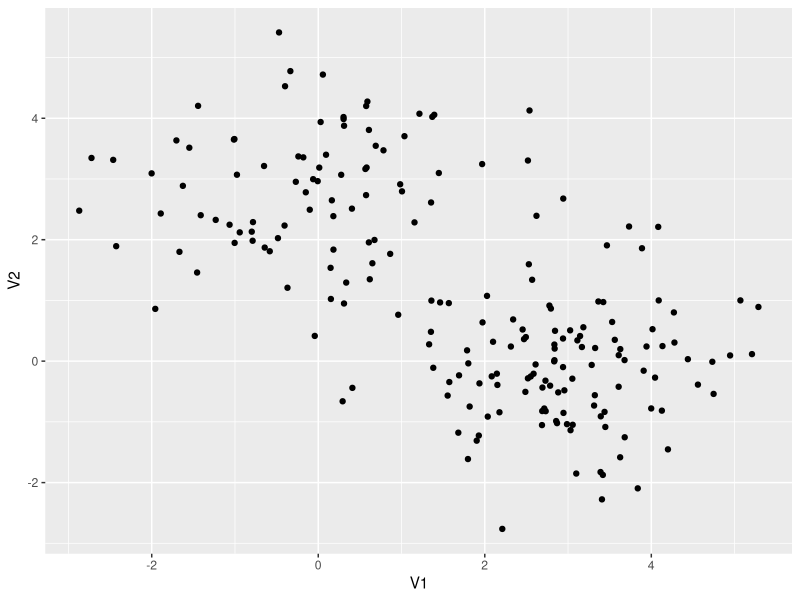
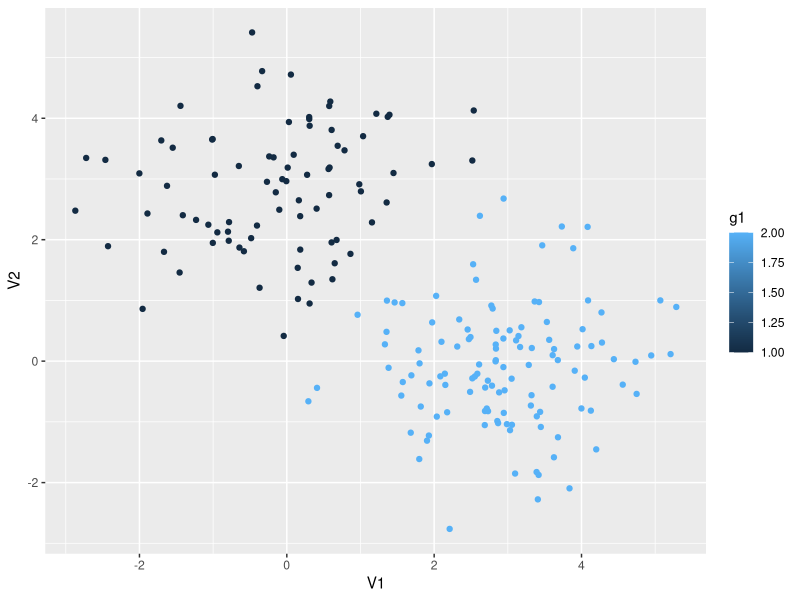
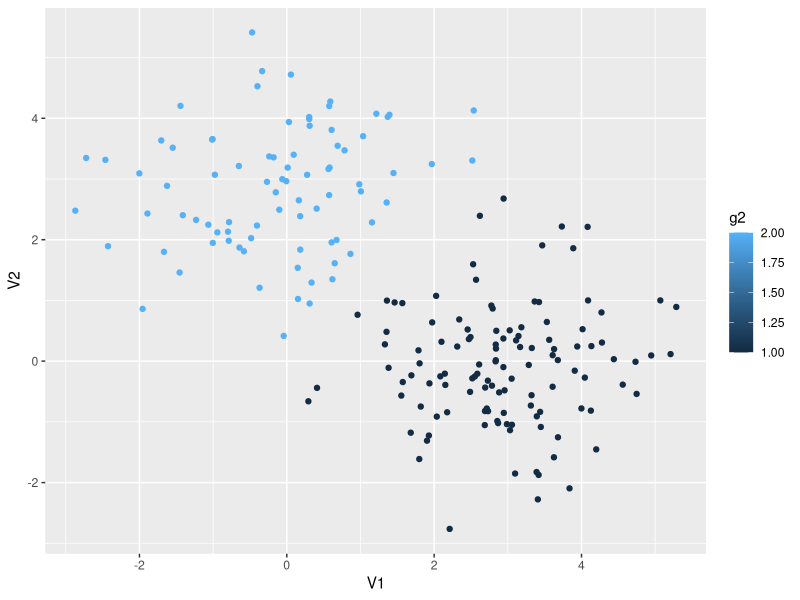

Source code (R) for these figures, in order:
## ---- chunk 1
knitr::opts_chunk$set(echo = TRUE)
## ---- chunk 2
library(mvtnorm)
s1 <- rmvnorm(120, c(3,0), diag(1, 2))
s2 <- rmvnorm(80, c(0,3), diag(1, 2))
ss <- as.data.frame(rbind(s1, s2))

library(ggplot2)
ggplot(ss, aes(V1, V2)) +
geom_point()

g1 <- kmeans(ss, 2)
library(cluster)
g2 <- pam(ss, 2)

ss$g1 <- g1$cluster
ss$g2 <- g2$clustering

ggplot(ss, aes(V1, V2, color=g1)) +
geom_point()
ggplot(ss, aes(V1, V2, color=g2)) +
geom_point()
